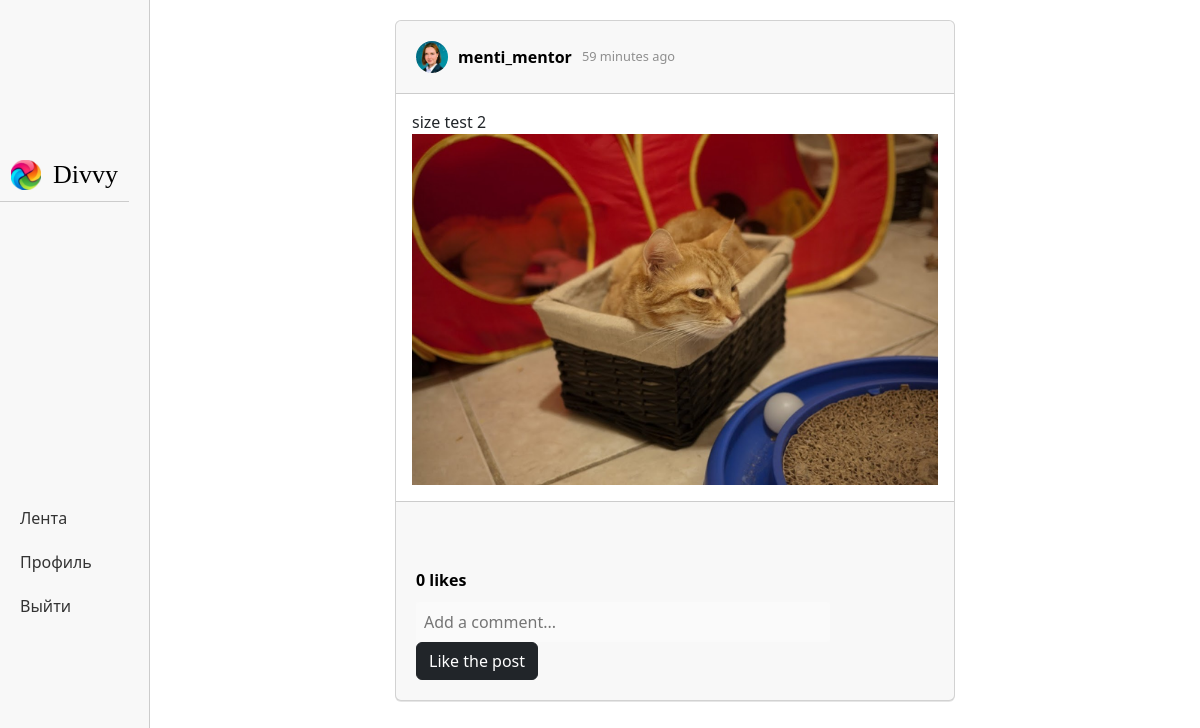
/post/2 (signed in), run on the app's committed database.
### data/users.py (models this page shows, shortened)
class User(SqlAlchemyBase, UserMixin):
    __tablename__ = 'users'
    id = sqlalchemy.Column(sqlalchemy.Integer, primary_key=True, autoincrement=True)
    email = sqlalchemy.Column(sqlalchemy.String, index=True, unique=True, nullable=True)
    name = sqlalchemy.Column(sqlalchemy.String, nullable=True)
    surname = sqlalchemy.Column(sqlalchemy.String, nullable=True)
    nickname = sqlalchemy.Column(sqlalchemy.String, nullable=True)
    birthday = sqlalchemy.Column(sqlalchemy.Integer, nullable=True)
    hashed_password = sqlalchemy.Column(sqlalchemy.String, nullable=True)
    modified_date = sqlalchemy.Column(sqlalchemy.DateTime, default=datetime.datetime.now)
    description = sqlalchemy.Column(sqlalchemy.String, default="")
    avatar = sqlalchemy.Column(sqlalchemy.String, default="/static/img/avatars/default_avatar.png")
    subscribers = sqlalchemy.Column(sqlalchemy.Integer, default=0)
    subscriptions = sqlalchemy.Column(sqlalchemy.Integer, default=0)
    posts = sqlalchemy.Column(sqlalchemy.Integer, default=0)
    post = orm.relationship("Post", back_populates='user')

### data/posts.py (models this page shows)
class Post(SqlAlchemyBase, SerializerMixin):
    __tablename__ = 'posts'
    id = sqlalchemy.Column(sqlalchemy.Integer, primary_key=True, autoincrement=True)
    likes = sqlalchemy.Column(sqlalchemy.Integer, default=0)
    post_text = sqlalchemy.Column(sqlalchemy.String, nullable=True)
    post_picture = sqlalchemy.Column(sqlalchemy.String, nullable=False)
    comments_number = sqlalchemy.Column(sqlalchemy.Integer, default=0)
    user_id = sqlalchemy.Column(sqlalchemy.Integer, sqlalchemy.ForeignKey("users.id"), nullable=False)
    modified_date = sqlalchemy.Column(sqlalchemy.DateTime, default=datetime.datetime.now)
    user = orm.relationship('User')
    comments = orm.relationship("Comment", back_populates='post')

### main.py (the view)
@app.route("/post/<int:post_id>")
def post_page(post_id):
    if isinstance(current_user, mixins.AnonymousUserMixin):
        return redirect("/login")
    db_sess = db_session.create_session()
    post = db_sess.query(Post).filter(Post.id == post_id).first()
    values = {
        "title": f"Пост от {post.user.nickname}",
        "post": post,
        "prescription": format_social_media_post_time(post.modified_date)
    }
    return render_template("post_page.html", **values)

### data/db_session.py (called while the page is built)
def create_session() -> Session:
    global __factory
    return __factory()

### main.py (called while the page is built)
@login_manager.user_loader
def load_user(user_id):
    db_sess = db_session.create_session()
    return db_sess.query(User).get(user_id)

### templates/post_page.html (shortened to what this page needs)
{% extends "authorised_base.html" %}
{% block content %}
    <div class="posts-container">
        <div class="card">
            <div class="card-header">
                <img src="{{ post.user.avatar }}" alt="Post">
                <a href="">{{ post.user.nickname }}</a>
                <span>{{ prescription }}</span>
            </div>
            <div class="card-body">
                {{ post.post_text }}
                <img src="/{{ post.post_picture }}" alt="Post">
            </div>
            <div class="card-footer">
                <div class="actions">
                </div>
                <span class="likes">{{post.likes}} likes</span>
                <form class="comment-form" action="/send_comment/{{ post.id }}" method="post">
                    <input type="text" placeholder="Add a comment..." name="comment_text">
                    <a class="btn btn-dark" href="/like_post/{{ post.id }}/post_page">Like the post</a>
                </form>
            </div>
        </div>
    </div>
{% endblock %}

### static/css/style.css (style rules this page uses)
.card { background-color: #fff; margin-bottom: 20px; box-shadow: 0 1px 0 rgba(0, 0, 0, 0.0975); width: 80%; margin-left: 10%; margin-right: 10%; }
.card-header { padding: 20px; display: flex; align-items: center; }
.card-header img { border-radius: 50%; width: 32px; margin-right: 10px; }
.card-header a { font-weight: 600; color: #000; margin-right: 10px; text-decoration: none; }
.card-header span { font-size: 0.8em; color: #8e8e8e; }
.card-body img { width: 100%; max-height: 700px; }
.card-footer { padding: 20px; }
.likes { display: block; margin: 10px 0; font-weight: 600; color: #000; }
.comment-form { margin-top: 10px; }
.comment-form input { border: none; padding: 8px; font-size: 1em; width: 80%; border-radius: 3px; background-color: #fafafa; }
.posts-container { display: grid; grid-template-columns: repeat(1, minmax(80px, 700px)); grid-gap: 10px; justify-content: center; align-items: center; }

### data on the page
User: user.avatar (placeholder picture), user.nickname "menti_mentor"
Post: post_text "size test 2", post_picture (picture), likes "0"

### other printed values
{{ prescription }} "59 minutes ago"
